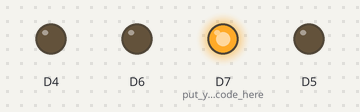
A sketch run on a simulated ESP8266 (NodeMCU). Shown: output pins drawn as LEDs (lit = HIGH).

Above: at 0.5 s.
At 1.5 s:
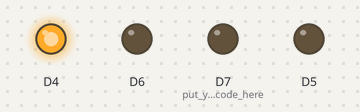
At 2.5 s:
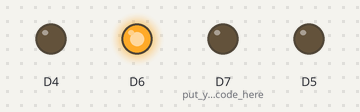
At 3.5 s:
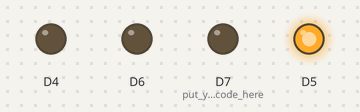
Timing chart, 0 to 5.2 s (numbered marks = the images above):
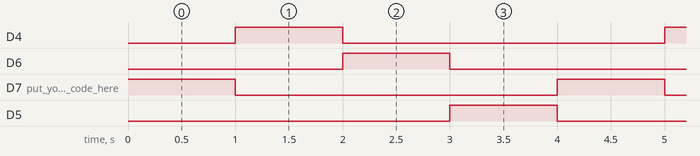

Measured:
- by itself, D4, D6, D7 (put_your_setup_code_here), D5: alternates HIGH for 1.0 s and LOW for 3.0 s
- by itself, everything shown: repeats every 4.0 s, in 5 steps

The sketch:

test.ino
```cpp
void setup() {
pinMode(D7,OUTPUT);// put your setup code here, to run once:
pinMode(D4,OUTPUT);
pinMode(D6,OUTPUT);
pinMode(D5,OUTPUT);
}

void loop() {
  digitalWrite(D7,HIGH);
  delay(1000);
  digitalWrite(D7,LOW);
  digitalWrite(D4,HIGH);
  delay(1000);
  digitalWrite(D4,LOW);
  digitalWrite(D6,HIGH);
  delay(1000);
  digitalWrite(D6,LOW);
  digitalWrite(D5,HIGH);// put your main code here, to run repeatedly:
 delay(1000);
 digitalWrite(D5,LOW);
}
```
